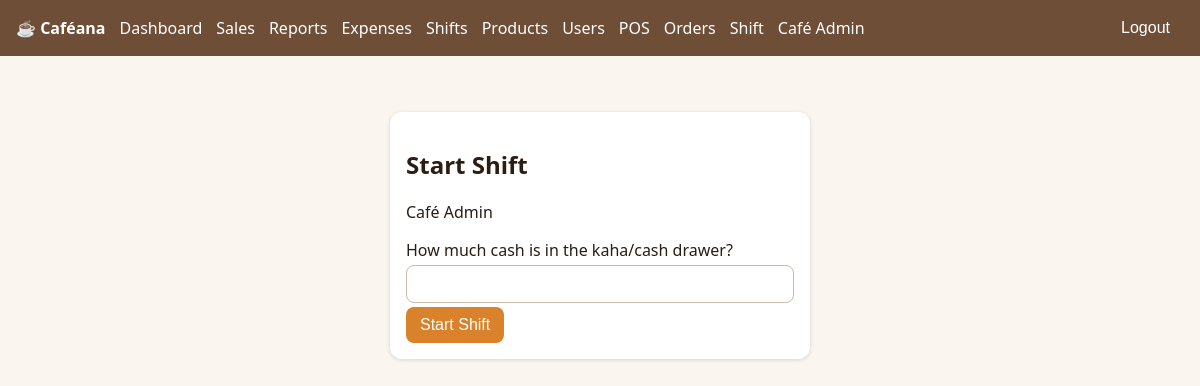
The app's page /shift (signed in), older data.
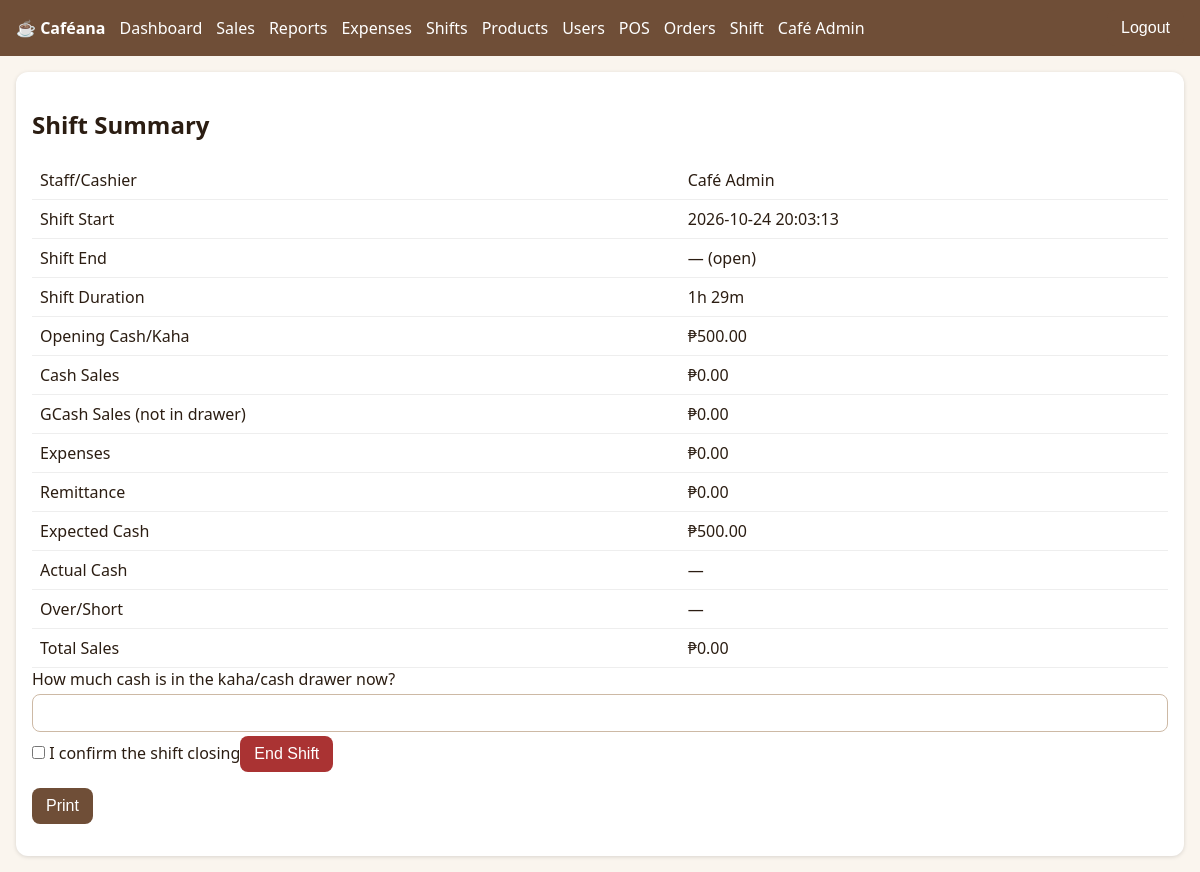
The same page, newer data.
### tables this page shows
CREATE TABLE users(id INTEGER PRIMARY KEY,username TEXT UNIQUE NOT NULL,full_name TEXT NOT NULL,password_hash TEXT NOT NULL,
 role TEXT NOT NULL DEFAULT 'staff' CHECK(role IN('admin','staff')),status TEXT NOT NULL DEFAULT 'pending' CHECK(status IN('pending','active','rejected','inactive')),
 created_at TEXT NOT NULL DEFAULT(datetime('now','localtime')));

CREATE TABLE shifts(id INTEGER PRIMARY KEY,user_id INTEGER NOT NULL REFERENCES users(id),start_at TEXT NOT NULL DEFAULT(datetime('now','localtime')),end_at TEXT,
 opening_cash INTEGER NOT NULL,closing_cash INTEGER,expected_cash INTEGER,over_short INTEGER,status TEXT NOT NULL DEFAULT 'open' CHECK(status IN('open','closed')));

### app.py (the view, shortened to what this page needs)
@app.route("/shift", methods=["GET", "POST"])
@login_required
def shift():
    s = cur_shift()
    return render_template("shift.html", s=s, t=totals(s) if s else None, dur=duration(s) if s else "", who=g.user["full_name"])

### app.py (called while the page is built)
def db():
    if "db" not in g:
        g.db = sqlite3.connect(DB); g.db.row_factory = sqlite3.Row
        g.db.execute("PRAGMA foreign_keys=ON"); g.db.execute("PRAGMA busy_timeout=5000")
    return g.db

@app.teardown_appcontext
def _close(e):
    d = g.pop("db", None)
    if d: d.close()

def q1(sql, a=()): return db().execute(sql, a).fetchone()

@app.template_filter("peso")
def peso(c): return "₱{:,.2f}".format((c or 0) / 100)

def cur_shift(): return q1("SELECT * FROM shifts WHERE user_id=? AND status='open'", (g.user["id"],))

def totals(s):
    def t(sql): return q1(sql, (s["id"],))["v"]
    cash = t("SELECT COALESCE(SUM(p.amount),0) v FROM payments p JOIN orders o ON o.id=p.order_id WHERE o.shift_id=? AND p.method='cash'")
    gc = t("SELECT COALESCE(SUM(p.amount),0) v FROM payments p JOIN orders o ON o.id=p.order_id WHERE o.shift_id=? AND p.method='gcash'")
    ex = t("SELECT COALESCE(SUM(amount),0) v FROM expenses WHERE shift_id=?")
    rm = t("SELECT COALESCE(SUM(amount),0) v FROM remittances WHERE shift_id=?")
    return dict(cash=cash, gcash=gc, exp=ex, rem=rm, total=cash + gc, expected=s["opening_cash"] + cash - ex - rm)

def duration(s):
    a = datetime.fromisoformat(s["start_at"]); b = datetime.fromisoformat(s["end_at"]) if s["end_at"] else datetime.now()
    m = int((b - a).total_seconds() // 60); return f"{m // 60}h {m % 60}m"

@app.before_request
def load():
    g.user = None
    if session.get("uid"):
        g.user = q1("SELECT * FROM users WHERE id=? AND status='active'", (session["uid"],))
        if not g.user: session.clear()
    if request.method == "POST":
        t = request.form.get("csrf") or request.headers.get("X-CSRF") or ""
        if not secrets.compare_digest(t, session.get("csrf", "")): abort(400)

@app.after_request
def headers(r):
    r.headers["X-Frame-Options"] = "DENY"; r.headers["X-Content-Type-Options"] = "nosniff"; r.headers["Referrer-Policy"] = "same-origin"
    r.headers["Content-Security-Policy"] = "default-src 'self'; img-src 'self' https: data:; style-src 'self' 'unsafe-inline'; script-src 'self' 'unsafe-inline'; frame-ancestors 'none'; form-action 'self'"
    if not request.path.startswith("/static/"): r.headers["Cache-Control"] = "no-store"  # no cached financial pages after logout
    if PROD: r.headers["Strict-Transport-Security"] = "max-age=31536000"
    return r

@app.context_processor
def ctx():
    session.setdefault("csrf", secrets.token_hex(16)); return dict(csrf=session["csrf"], user=getattr(g, "user", None))

### templates/shift.html (shortened to what this page needs)
{% extends "base.html" %}{% block body %} {% if not s %}
<form
  method="post"
  class="box narrow"
  onsubmit="return confirm('Start shift with this opening cash?');"
>
  <h2>Start Shift</h2>
  <p>{{ who }}</p>
  <label>How much cash is in the kaha/cash drawer?</label
  ><input name="cash" type="number" step="0.01" min="0" required /><button>
    Start Shift
  </button>
</form>
{% else %}
<div class="box">
  <h2>Shift Summary</h2>
  <table>
    <tr>
      <td>Staff/Cashier</td>
      <td>{{ who }}</td>
    </tr>
    <tr>
      <td>Shift Start</td>
      <td>{{ s.start_at }}</td>
    </tr>
    <tr>
      <td>Shift End</td>
      <td>{{ s.end_at or '— (open)' }}</td>
    </tr>
    <tr>
      <td>Shift Duration</td>
      <td>{{ dur }}</td>
    </tr>
    <tr>
      <td>Opening Cash/Kaha</td>
      <td>{{ s.opening_cash|peso }}</td>
    </tr>
    <tr>
      <td>Cash Sales</td>
      <td>{{ t.cash|peso }}</td>
    </tr>
    <tr>
      <td>GCash Sales (not in drawer)</td>
      <td>{{ t.gcash|peso }}</td>
    </tr>
    <tr>
      <td>Expenses</td>
      <td>{{ t.exp|peso }}</td>
    </tr>
    <tr>
      <td>Remittance</td>
      <td>{{ t.rem|peso }}</td>
    </tr>
    <tr>
      <td>Expected Cash</td>
      <td>
        {{ (s.expected_cash if s.status=='closed' else t.expected)|peso }}
      </td>
    </tr>
    <tr>
      <td>Actual Cash</td>
      <td>{{ s.closing_cash|peso if s.status=='closed' else '—' }}</td>
    </tr>
    <tr>
      <td>Over/Short</td>
      <td>{{ s.over_short|peso if s.status=='closed' else '—' }}</td>
    </tr>
    <tr>
      <td>Total Sales</td>
      <td>{{ t.total|peso }}</td>
    </tr>
  </table>
  {% if s.status=='open' and not view %}
  <form
    method="post"
    onsubmit="return confirm('Close this shift? This cannot be undone.');"
  >
    <label>How much cash is in the kaha/cash drawer now?</label
    ><input name="cash" type="number" step="0.01" min="0" required />
    <label
      ><input type="checkbox" name="confirm" value="1" style="width: auto" /> I
      confirm the shift closing</label
    ><button class="x">End Shift</button>
  </form>
  {% endif %}
  <p class="noprint"><button onclick="print()" class="alt">Print</button></p>
</div>
{% endif %}{% endblock %}

### templates/base.html (shortened to what this page needs)
<!doctype html>
<html lang="en">
  <head>
    <link
      rel="stylesheet"
      href="{{ url_for('static',filename='style.css') }}"
    />
  </head>
  <body>
    {% if user %}
    <nav>
      <b>☕ Caféana</b> {% if user.role=='admin' %}<a href="/admin/dashboard"
        >Dashboard</a
      ><a href="/admin/sales">Sales</a><a href="/admin/reports">Reports</a
      ><a href="/admin/expenses">Expenses</a><a href="/admin/shifts">Shifts</a
      ><a href="/admin/products">Products</a><a href="/admin/users">Users</a>{%
      endif %} <a href="/pos">POS</a><a href="/orders">Orders</a
      ><a href="/shift">Shift</a><a href="/profile">{{ user.full_name }}</a>
      <form method="post" action="/logout">
        <input type="hidden" name="csrf" value="{{ csrf }}" /><button
          class="alt"
        >
          Logout
        </button>
      </form>
    </nav>
    {% endif %}
    <main>
      {% block body %}{% endblock %}
    </main>
  </body>
</html>

### static/style.css (style rules this page uses)
:root { --bg: #faf5ee; --brown: #6f4e37; --accent: #d9822b; }
* { box-sizing: border-box; }
body { margin: 0; font-family: system-ui, sans-serif; background: var(--bg); color: #2b1d12; }
nav { background: var(--brown); color: #fff; display: flex; gap: 14px; align-items: center; padding: 10px 16px; flex-wrap: wrap; }
nav a { color: #fff; text-decoration: none; }
nav form { margin-left: auto; }
main { padding: 16px; max-width: 1200px; margin: auto; }
button, .btn { background: var(--accent); color: #fff; border: 0; border-radius: 8px; padding: 9px 14px; cursor: pointer; font-size: 1rem; text-decoration: none; display: inline-block; }
button.alt { background: var(--brown); }
button.x { background: #a33; }
input, select { padding: 9px; border: 1px solid #cdb9a5; border-radius: 8px; font-size: 1rem; width: 100%; margin: 4px 0; }
.box { background: #fff; border-radius: 12px; padding: 16px; box-shadow: 0 1px 4px #0002; }
table { width: 100%; border-collapse: collapse; background: #fff; }
td, th { padding: 8px; border-bottom: 1px solid #eee; }
a, button, .btn, input, select { transition: transform 0.15s ease, box-shadow 0.15s ease, background-color 0.15s ease, border-color 0.15s ease, color 0.15s ease; }

Row changes from the older to the newer data that the page shows:
added shifts: start_at "2026-10-24 20:03:13", opening_cash|peso "₱500.00", status "₱500.00", closing_cash|peso "—", over_short|peso "—"
Text that changed along with them:
{{ s.end_at or '— (open)' }}: (not shown) → "— (open)"
{{ dur }}: (not shown) → "1h 29m"
{{ t.cash|peso }}: (not shown) → "₱0.00"
{{ t.gcash|peso }}: (not shown) → "₱0.00"
{{ t.exp|peso }}: (not shown) → "₱0.00"
{{ t.rem|peso }}: (not shown) → "₱0.00"
{{ t.total|peso }}: (not shown) → "₱0.00"
form field confirm: (not shown) → "☐"
text no longer shown: "Start Shift How much cash is in the kaha/cash drawer? Start Shift"
text now shown: "Shift Summary Staff/Cashier Shift Start Shift End Shift Duration Opening Cash/Kaha Cash Sales GCash Sales (not in drawer) Expenses Remittance Expected Cash Actual Cash Over/Short Total Sales How much cash is in the kaha/cash drawer now? I confirm the shift closing End Shift Print"
